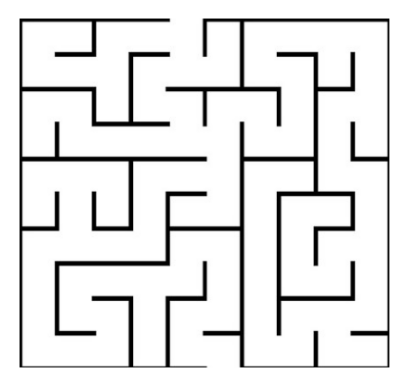
#> input picture genesis_maze.png, 407 x 387 px
$ python -i preprocessing.py   (imports and definitions only)
#> lines starting #> are read from the running program, lines starting #| are printed output that depends on the picture; after the words box and inside, x2 and y2 are one past the last pixel; in counts of white or black regions, pixels touching at a corner belong together
import cv2
import numpy as np
import matplotlib.pyplot as plt


def load_image(image_path):

    img = cv2.imread(image_path)
    if img is None:
        print("Error: Image not found. Check filename or upload the file.")
        return None
    img = cv2.cvtColor(img, cv2.COLOR_BGR2RGB)
    return img


def to_grayscale(img, show_axis="on"):

    gray = cv2.cvtColor(img, cv2.COLOR_BGR2GRAY)

    return gray


def invert_and_threshold(gray):

    ret, thresh = cv2.threshold(gray, 127, 255, cv2.THRESH_BINARY_INV)

    return thresh


def find_and_draw_contours(thresh, img):

    contours, hierarchy = cv2.findContours(thresh, cv2.RETR_EXTERNAL, cv2.CHAIN_APPROX_NONE)

    print(len(contours))

    width = img.shape[1]
    height = img.shape[0]
    example1 = cv2.cvtColor(thresh, cv2.COLOR_GRAY2BGR)
    example2 = cv2.drawContours(example1, contours, 0, (255, 0, 0), 2)
    example3 = cv2.drawContours(example2, contours, 1, (0, 255, 0), 2)


    temp1 = np.copy(thresh)
    contours1 = cv2.drawContours(temp1, contours, 0, (255, 255, 255), 5)

    return contours, contours1


def hide_outer_contour(contours1, contours):

    final_contour = cv2.drawContours(contours1, contours, 1, (0, 0, 0), 5)

    return final_contour


def remove_noise(final_contour):

    ret, thresh = cv2.threshold(final_contour, 240, 255, cv2.THRESH_BINARY)

    return thresh


def dilate_and_erode(thresh):

    ke = 19
    kernel = np.ones((ke, ke), np.uint8)

    dilation = cv2.dilate(thresh, kernel, iterations=2)

    erosion = cv2.erode(dilation, kernel, iterations=1)

    return dilation, erosion


def compute_difference(dilation, erosion):

    diff = cv2.absdiff(dilation, erosion)

    kernel1 = np.ones((5, 5), np.uint8)
    img_erosion = cv2.erode(diff, kernel1, iterations=1)

    return img_erosion


def preprocess(image_path):
    img = load_image(image_path)
#> in load_image, img is the input picture: shape (387, 407, 3); min 0, max 255, mean 228.7
    if img is None:
        raise FileNotFoundError(f"Could not load image: {image_path}")

    gray = to_grayscale(img, show_axis="off")
    thresh = invert_and_threshold(gray)
#> in invert_and_threshold, `ret, thresh = cv2.threshold(gray, 127, 255, cv2.THRESH_BINARY_INV)`:
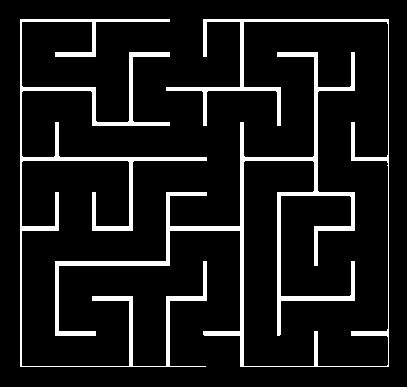
#> thresh: shape (387, 407); 9.3% white; 2 white regions
    contours, contours1 = find_and_draw_contours(thresh, img)
#> in find_and_draw_contours, `contours, hierarchy = cv2.findContours(thresh, cv2.RETR_EXTERNAL, cv2...`: contours = 2 contours; box (x1, y1, x2, y2) and area: (55, 19, 389, 367) 6452, (20, 19, 207, 367) 4027
#| 2
#> in find_and_draw_contours, `example1 = cv2.cvtColor(thresh, cv2.COLOR_GRAY2BGR)`: example1: shape (387, 407, 3); 9.3% white; 2 white regions, box (x1, y1, x2, y2) and area: (55, 19, 389, 367) 8961, (20, 19, 207, 367) 5730
#> in find_and_draw_contours, `example2 = cv2.drawContours(example1, contours, 0, (255, 0, 0), 2)`:
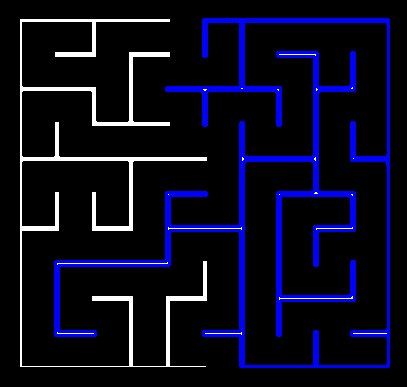
#> example2: shape (387, 407, 3); mean B, G, R 32, 10.1, 10.1
#> in find_and_draw_contours, `example3 = cv2.drawContours(example2, contours, 1, (0, 255, 0), 2)`:
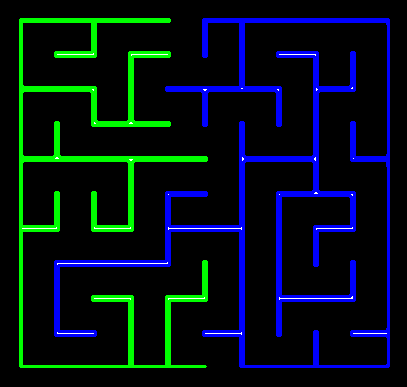
#> example3: shape (387, 407, 3); mean B, G, R 23.1, 15.6, 1.2
#> in find_and_draw_contours, `contours1 = cv2.drawContours(temp1, contours, 0, (255, 255, 255), 5)`:
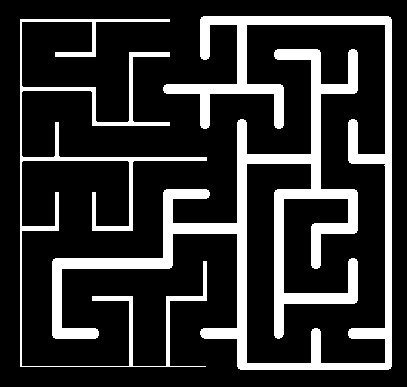
#> contours1: shape (387, 407); 18.9% white; 2 white regions
    final_contour = hide_outer_contour(contours1, contours)
#> in hide_outer_contour, `final_contour = cv2.drawContours(contours1, contours, 1, (0, 0, 0), 5)`: final_contour: shape (387, 407); 15.2% white; 1 white region, box (x1, y1, x2, y2) and area: (52, 16, 392, 370) 23983
    thresh2 = remove_noise(final_contour)
    dilation, erosion = dilate_and_erode(thresh2)
#> in dilate_and_erode, `dilation = cv2.dilate(thresh, kernel, iterations=2)`:
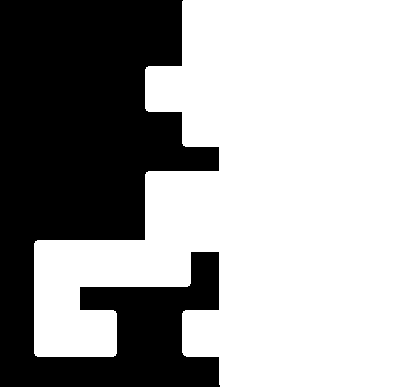
#> dilation: shape (387, 407); 63.1% white; 1 black region, box (x1, y1, x2, y2) and area: (0, 0, 220, 387) 58154
#> in dilate_and_erode, `erosion = cv2.erode(dilation, kernel, iterations=1)`:
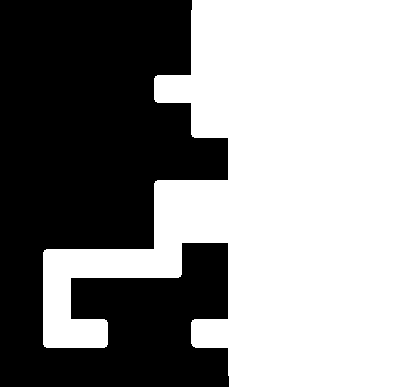
#> erosion: shape (387, 407); 56.1% white; 1 black region, box (x1, y1, x2, y2) and area: (0, 0, 229, 387) 69206
    img_erosion = compute_difference(dilation, erosion)
#> in compute_difference, `diff = cv2.absdiff(dilation, erosion)`: diff: shape (387, 407); 7% white; 1 white region, box (x1, y1, x2, y2) and area: (34, 0, 229, 387) 11052
#> in compute_difference, `img_erosion = cv2.erode(diff, kernel1, iterations=1)`:
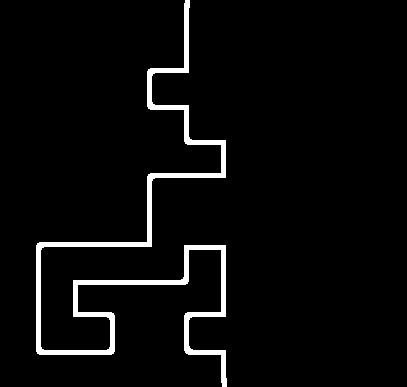
#> img_erosion: shape (387, 407); 3.9% white; 1 white region, box (x1, y1, x2, y2) and area: (36, 0, 227, 387) 6140

    images = [
        ("Original", img),
        ("Gray", gray),
        ("Threshold", thresh),
        ("Contours", contours1),
        ("Final Contour", final_contour),
        ("Cleaned", thresh2),
        ("Dilated", dilation),
        ("Final Path", img_erosion)
    ]

    fig, axs = plt.subplots(2, 4, figsize=(22, 12))

    for ax, (title, im) in zip(axs.flatten(), images):
        if len(im.shape) == 2:
            ax.imshow(im, cmap="gray")
        else:
            ax.imshow(im)

        ax.set_title(title, fontsize=14)
        ax.axis("off")
#> this loop made 8 passes

    plt.tight_layout()
    plt.show()

    return img, img_erosion

>>> result = preprocess('genesis_maze.png')
